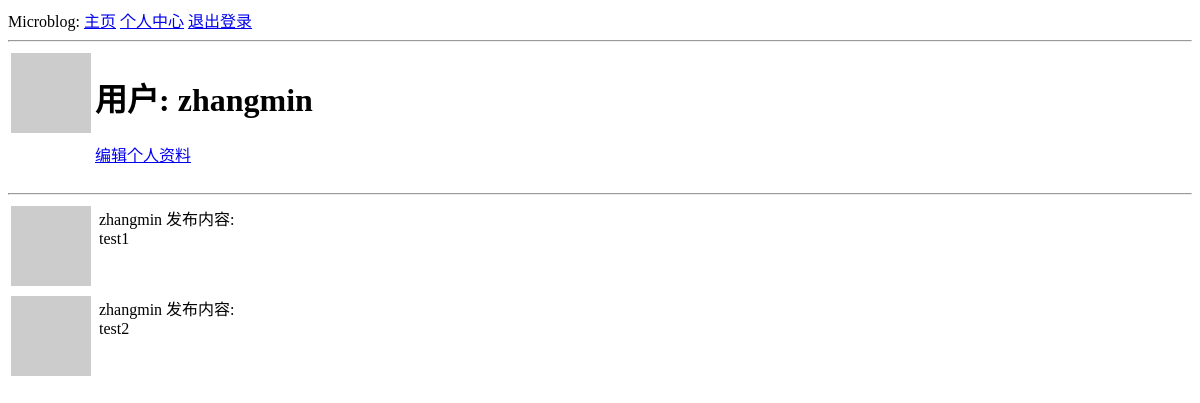
Before: /user/zhangmin (signed in) with the older database file.
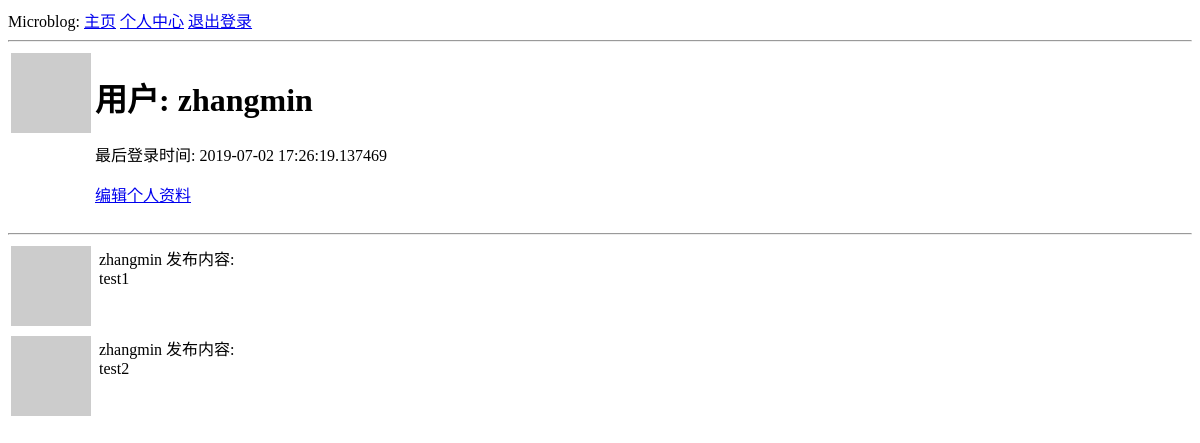
After: the same page with the newer database file.
### app/models.py (models this page shows, shortened)
class User(UserMixin,db.Model):
    id = db.Column(db.Integer,primary_key=True)
    username = db.Column(db.String(64),index=True,unique=True)
    email = db.Column(db.String(120), index=True, unique=True)
    password_hash = db.Column(db.String(128))
    about_me = db.Column(db.String(140))
    last_seen = db.Column(db.DateTime,default=datetime.now())
    def avatar(self, size):
        digest = md5(self.email.lower().encode('utf-8')).hexdigest()
        return 'https://www.gravatar.com/avatar/{}?d=identicon&s={}'.format(
            digest, size)

### app/routes.py (the view)
@app.route('/user/<username>')
@login_required
def user(username):
    user = User.query.filter_by(username=username).first_or_404()
    posts = [
        {'author': user, 'body': 'test1'},
        {'author': user, 'body': 'test2'},
    ]
    return render_template('user.html',user=user,posts=posts)

### app/models.py (called while the page is built)
@login.user_loader
def load_user(id):
    return User.query.get(int(id))

### app/routes.py (called while the page is built)
@app.before_request
def before_request():
    if current_user.is_authenticated:
        current_user.last_seen = datetime.now()
        db.session.commit()

### app/templates/user.html (shortened to what this page needs)
{% extends 'base.html' %}
{% block content %}
    <table>
        <tr valign="top">
            <td><img src="{{ user.avatar(128) }}"></td>
            <td>
                <h1>用户: {{ user.username }}</h1>
                {% if user.last_seen %}<p>最后登录时间: {{ user.last_seen }}</p>{% endif %}
                {% if user == current_user %}
            <p><a href="{{ url_for('edit_profile') }}"> 编辑个人资料</a></p>
                {% endif %}
            </td>
        </tr>
    </table>
    <hr>
    {% for post in posts %}
    {% include '_post.html' %}
    {% endfor %}
{% endblock %}

### app/templates/base.html (shortened to what this page needs)
<!DOCTYPE html>
<html lang="en">
<head>
</head>
<body>
    <div>
        Microblog:
        <a href="{{ url_for('index') }}">主页</a>
        {% if current_user.is_anonymous %}
        <a href="{{ url_for('login') }}">登录</a>
        {% else %}
        <a href="{{ url_for('user', username=current_user.username) }}">个人中心</a>
        <a href="{{ url_for('logout') }}">退出登录</a>
        {% endif %}
    </div>
    <hr>
    {% block content %}{% endblock %}
</body>
</html>

### app/templates/_post.html
<table>
    <tr valign="top">
        <td><img src="{{ post.author.avatar(36) }}"></td>
        <td><td>{{ post.author.username }} 发布内容:<br>{{ post.body }}</td></td>
    </tr>
</table>

Changed rows visible on the page:
changed User "zhangmin": last_seen (not shown) → "2019-07-02 17:26:19.137469"
Other visible differences:
text now shown: "最后登录时间:"
